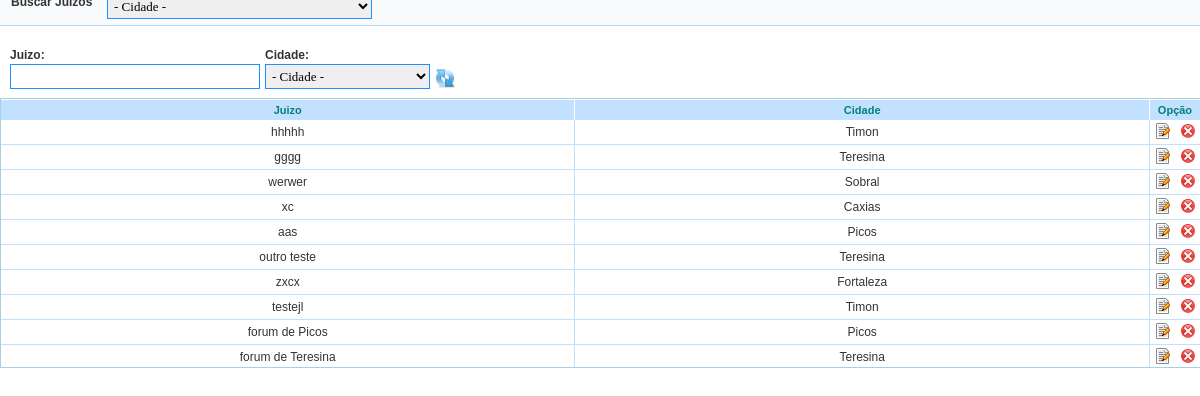
The app's page /classes/modelo/admin/controle/juizos/pop_up/AlterarJuizo.php with its own data.
### tables this page shows
CREATE TABLE `tbjuizo` (
  `idJuizo` int(11) NOT NULL auto_increment,
  `nome` varchar(45) default NULL,
  `fkCidade` int(11) NOT NULL,
  PRIMARY KEY  (`idJuizo`),
  KEY `fk_juizo_cidade1` (`fkCidade`),
  CONSTRAINT `fk_juizo_cidade1` FOREIGN KEY (`fkCidade`) REFERENCES `tbcidade` (`idCidade`) ON DELETE CASCADE ON UPDATE CASCADE
);

CREATE TABLE `tbcidade` (
  `idCidade` int(11) NOT NULL auto_increment,
  `nome` varchar(45) default NULL,
  `fkEstado` int(11) NOT NULL,
  PRIMARY KEY  (`idCidade`),
  KEY `fk_cidade_Estado1` (`fkEstado`),
  CONSTRAINT `fkEstado` FOREIGN KEY (`fkEstado`) REFERENCES `tbestado` (`idEstado`) ON DELETE NO ACTION ON UPDATE NO ACTION
);

### classes/modelo/admin/controle/juizos/pop_up/AlterarJuizo.php (the view, shortened to what this page needs)
<?php
     $juizo = $_GET['juizo'];
     $cidade = $_GET['cidade'];
     $consulta_cidade = $_GET['consulta_cidade'];
if($consulta_cidade =="yes"){
    $query_juizo_cidade = "select tbjuizo.nome as juizo, tbjuizo.idJuizo, tbcidade.idCidade, tbcidade.nome as cidade from tbcidade inner join tbjuizo on tbcidade.idCidade = tbjuizo.fkCidade where tbcidade.nome = '".$cidade."'order by tbjuizo.idJuizo desc";
    $resultado_juizo_cidade = mysql_query($query_juizo_cidade);
}else{
    $query_juizo_cidade = "select tbjuizo.nome as juizo, tbjuizo.idJuizo, tbcidade.idCidade, tbcidade.nome as cidade from tbcidade inner join tbjuizo on tbcidade.idCidade = tbjuizo.fkCidade order by tbjuizo.idJuizo desc";
    $resultado_juizo_cidade = mysql_query($query_juizo_cidade);
}
?>
<html xmlns="http://www.w3.org/1999/xhtml">
    <head>
        <link rel="stylesheet" type="text/css" href="../../../../../../css/admin/inserir.css"  media="screen"/>
        <link rel="stylesheet" type="text/css" href="../../../../../../css/admin/listar.css"  media="screen"/>
        <link rel="stylesheet" type="text/css" href="../../../../../../css/admin/format_campos.css"  media="screen"/>
        <link rel="stylesheet" type="text/css" href="../../../../../../css/admin/listar.css"  media="screen"/>
        <link rel="stylesheet" type="text/css" href="../../../../../../css/admin/generic.css"  media="screen"/>
    </head>
    <body>
        <div  class="field" style="display: block; background-color:#f8fafc; border: 1px solid #AED7FC; height: 28px; width: 100%; font-family: Arial; color: #333333; padding-top: 5px; padding-bottom: 3px;  font-size: 12px; margin-left: -10px; margin-top: -12px;">
            <b style="float: left; margin-left: 10px;">Buscar Juizos &nbsp</b>
            <select name="consulta_cidade"  style="width: 265px; margin-left: 8px; height: 25px;" class="input_text" ONCHANGE="location = this.options[this.selectedIndex].value;">
                <option value="0">   - Cidade -  </option>
            </select>
        </div>
        <form  method="get" action="AlterarJuizo.php">
            <div class="container_field_new" style=" width: 100%;  background-color: white; height: 50px; margin-left: 10px;">
                <div class="field" style="margin-bottom: 7px; width: 250px; padding-right: 5px !important; padding-left: 0px !important">
                    <label for="formSaveJuizo_nome" class="lbl">Juizo:</label>
                    <input type="text" name="juizo" id="txtNome" size="60" value="<?php echo $juizo; ?>" class="input_text" style="width: 250px; text-align: left; height: 25px;"/>
                </div>
                <div class="field" style=" width: 170px !important;  padding-left: 5px;">
                    <label for="formSaveJuizo_cidade" class="lbl">Cidade:</label>
                    <select name="cidade"  style="width: 165px; height: 25px;" class="input_text">
                        <option value="0">   - Cidade -  </option>
                    </select>
                </div>
                <div class="field" style=" width: 50px !important; height: 25px !important; padding-top: 20px !important; padding-left: 0px !important;">
                    <input type="image" name="alteracao" src="../../../../../../img/admin/up_cidade.png" value="alterar" style=" width:20px; cursor: pointer; color: #333333; " />
                </div>
            </div>
            <div class="container_field_new" id="scrollContainer">
                <table id="tablelist" summary="Listagem" class="tablelist" border="0" cellpadding="0" cellspacing="0" width="99%" style="padding: 0px 0px 0px 0px;">
                    <thead>
                        <tr id="list_fields">
                            <th width="50%">Juizo</th>
                            <th width="50%">Cidade</th>
                            <th width="50%">Opção</th>
                        </tr>
                    </thead>
                    <tbody>
                        <?php
                        while($lista_juizo_cidade = mysql_fetch_array($resultado_juizo_cidade)) {
                        ?>
                        <tr style="height:25px">
                            <td  class="lista"><label><?php echo $lista_juizo_cidade['juizo']; ?></label></td>
                            <td  class="lista"><label><?php echo $lista_juizo_cidade['cidade']; ?></label></td>
                            <td  class="lista"><a href="alterarJuizo.php?idJuizo=<?php echo $lista_juizo_cidade['idJuizo']; ?>&juizo=<?php echo $lista_juizo_cidade['juizo']; ?>&cidade=<?php echo $lista_juizo_cidade['idCidade']; ?>"><img src="../../../../../../img/admin/edit1.png" title="Alterar dados do juizo"/></a>&nbsp;&nbsp;&nbsp;<a href="excluirJuizo.php?idJuizo=<?php echo $lista_juizo_cidade['idJuizo']; ?>" onClick="return confirm('Tem certeza que quer EXCLUIR ESTE JUIZO?')"><img src="../../../../../../img/admin/delete_user.png" title="Excluir este juizo"/></a></td>
                        </tr>
                        <?php } ?>
                    </tbody>
                </table>
            </div>
        </form>
        <br /><br />
        <br /><br /><br /><br />
        <br />
    </body>
</html>

### css/admin/inserir.css (style rules this page uses)
div.field { float:left; width:85%; text-align:left; padding:0 10px 0 10px; height:38px; margin-bottom: 20px; }
div.field label.lbl, div.fieldKey label.lbl, div.field_textarea label.lbl { float:none; display:block; width:125px; text-align:left; font:bold 12px arial; margin-top:2px; margin-bottom:2px; margin-right:3px; }
div.field .input_text, div.fieldKey .input_text, div.field #session { float:left; width:200px; font:normal 13px tahoma; padding:2px; border: 1px solid #1E90FF; }

### css/admin/listar.css (style rules this page uses)
table.tablelist { width:100%; }
tr#list_fields { background:#C1E1FF; font:normal 10px tahoma; }
tr#list_fields th { padding:4px 0; border-top:1px solid #fff; border-right:1px solid #fff; text-align:center; font:bold 11px arial; color:teal; }
table.tablelist td.lista { border:1px solid #BFE1FF; border-top:none; border-left:none; cursor:default; font:normal 12px arial; text-align:center; padding:2px 4px; }
table.tablelist td.lista label { display:block; }

### css/admin/format_campos.css (style rules this page uses)
.container_field_new { float: left; width: 100%; margin-bottom: 2px; }
.container_field_new .field { float: left !important; width: 240px !important; padding: 0 !important; padding-left: 10px !important; }

### css/admin/generic.css (style rules this page uses)
body { margin: 0;font-size: 12px;line-height:16px;color:#333;font-family: arial, helvetica, sans-serif;background:url("../../img/site/bkg_body.jpg") #fff top left repeat-x !important; }
div, span, h1, h2, h3, h4, p, ul, li { position:relative;margin:0;padding:0; }
a { text-decoration:none; }
img { border:0; }

### classes/modelo/admin/controle/juizos/pop_up/AlterarJuizo.php (style rules this page uses)
#scrollContainer { width: 602px; height: 268px; overflow: auto; border:solid 1px #aacfe4; width: 100%; }

### records on screen
tbjuizo: nome "hhhhh", fkCidade.nome "Timon"
tbjuizo: nome "gggg", fkCidade.nome "Teresina"
tbjuizo: nome "werwer", fkCidade.nome "Sobral"
tbjuizo: nome "xc", fkCidade.nome "Caxias"
tbjuizo: nome "aas", fkCidade.nome "Picos"
tbjuizo: nome "outro teste", fkCidade.nome "Teresina"
tbjuizo: nome "zxcx", fkCidade.nome "Fortaleza"
tbjuizo: nome "testejl", fkCidade.nome "Timon"
tbjuizo: nome "forum de Picos", fkCidade.nome "Picos"
tbjuizo: nome "forum de Teresina", fkCidade.nome "Teresina"
